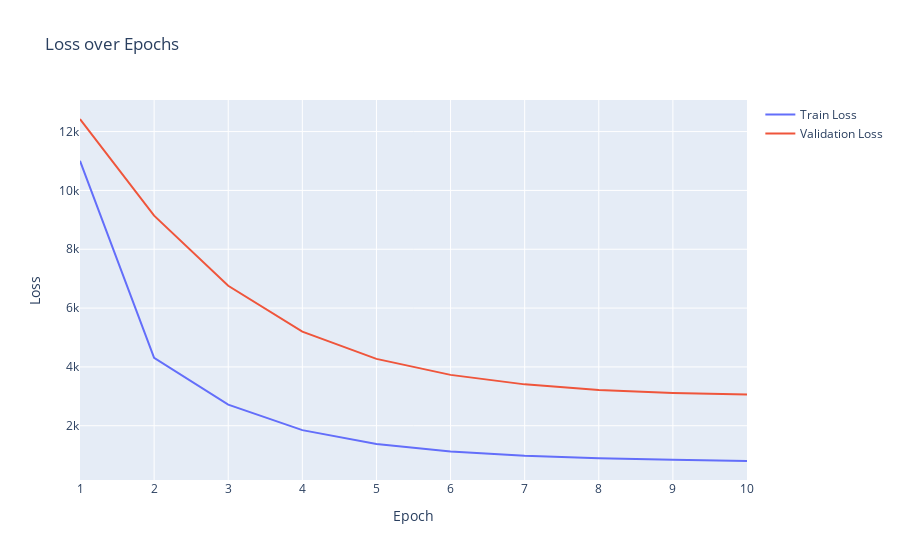

Notebook code for this chart:
### Code cell
plot_losses(train_losses, val_losses, conf.model.embedding.epochs)

### Figure 1 — Plotly figure (JSON) as saved in the notebook; plotly's stock layout.template omitted (floating-point values rounded to 4 significant figures)
{"data": [{"mode": "lines", "name": "Train Loss", "type": "scatter", "x": [1, 2, 3, 4, 5, 6, 7, 8, 9, 10], "y": [11010.0, 4305.0, 2716.0, 1851.0, 1382.0, 1127.0, 982.4, 895.9, 840.1, 801.5]}, {"mode": "lines", "name": "Validation Loss", "type": "scatter", "x": [1, 2, 3, 4, 5, 6, 7, 8, 9, 10], "y": [12430.0, 9143.0, 6759.0, 5200.0, 4273.0, 3729.0, 3407.0, 3218.0, 3113.0, 3058.0]}], "layout": {"title": {"text": "Loss over Epochs"}, "xaxis": {"title": {"text": "Epoch"}}, "yaxis": {"title": {"text": "Loss"}}}}
